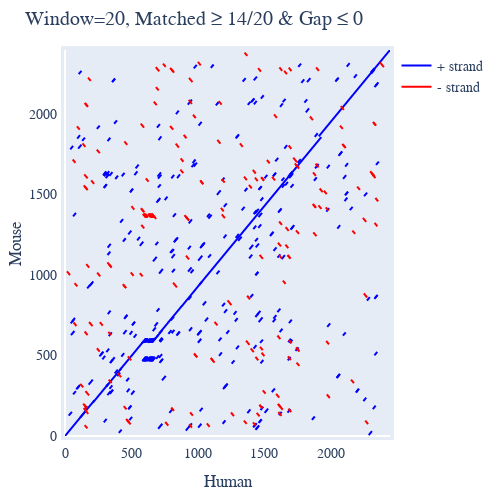

The code cell stored with this chart in its notebook:
### Markdown cell above
## Displaying dotplot for the reverse complement

### Code cell
draw = seqs.dotplot(name1="Human", name2="Mouse", rc=True)
draw.show()

### Figure 1 — Plotly figure (JSON) as saved in the notebook; plotly's stock layout.template omitted (floating-point values rounded to 4 significant figures; data arrays with more than 128 entries replaced by an {"elided": "..."} marker saying what was removed)
{"data": [{"line": {"color": "blue"}, "mode": "lines", "name": "+ strand", "type": "scatter", "x": {"elided": "1061 int values"}, "xaxis": "x", "y": {"elided": "1061 int values"}, "yaxis": "y"}, {"line": {"color": "red"}, "mode": "lines", "name": "- strand", "type": "scatter", "x": {"elided": "566 int values"}, "xaxis": "x", "y": {"elided": "566 int values"}, "yaxis": "y"}], "layout": {"autosize": false, "font": {"family": "Balto", "size": 14}, "height": 490.2, "hovermode": "closest", "margin": {"b": 50, "l": 50, "pad": 4, "r": 50, "t": 50}, "showlegend": true, "title": {"text": "Window=20, Matched ≥ 14/20 & Gap ≤ 0"}, "width": 500, "xaxis": {"mirror": true, "range": [0, 2445], "showgrid": false, "showline": true, "title": {"text": "Human"}, "visible": true}, "yaxis": {"mirror": true, "range": [0, 2397], "showgrid": false, "showline": true, "title": {"text": "Mouse"}, "visible": true}}}
